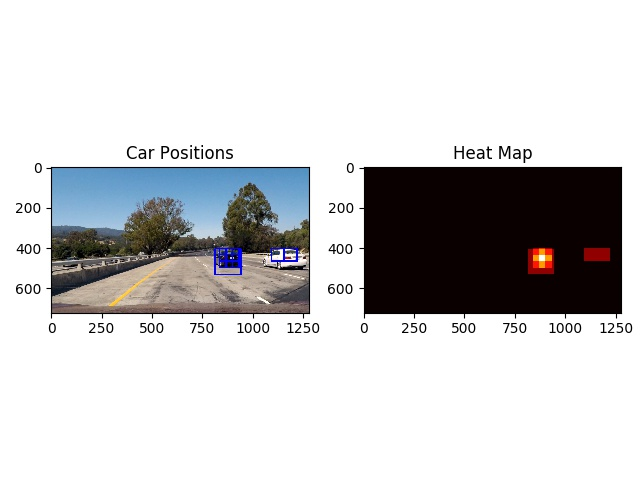

Write Python code to recreate this figure.
import matplotlib.image as mpimg
import matplotlib.pyplot as plt
import numpy as np
import pickle
import cv2
from scipy.ndimage.measurements import label
from windowManager import *

windowManager = WindowManager()
img = mpimg.imread('test_images/test3.jpg')
x_stop = img.shape[1]
x_start = 0
c64 = windowManager.slide_window(img,
                                 x_start_stop=[x_start ,  x_stop],
                                 y_start_stop=[400, 500], 
                                 xy_window=(64, 64),
                                 xy_overlap=(0.5, 0.5))

c96 = windowManager.slide_window(img,
                                 x_start_stop=[x_start ,  x_stop],
                                 y_start_stop=[300, 700], 
                                 xy_window=(150,100),
                                 xy_overlap=(0.5, 0.5))



c512 = windowManager.slide_window(img,
                                  x_start_stop=[x_start ,  x_stop],
                                  y_start_stop=[350,730], 
                                  xy_window=(200, 150),
                                  xy_overlap=(0, 0))



box_list =  c64 + c96 + c512

# Read in image similar to one shown above 

heat = np.zeros_like(img[:,:,0]).astype(np.float)

def add_heat(heatmap, bbox_list):
    # Iterate through list of bboxes
    for box in bbox_list:
        # Add += 1 for all pixels inside each bbox
        # Assuming each "box" takes the form ((x1, y1), (x2, y2))
        heatmap[box[0][1]:box[1][1], box[0][0]:box[1][0]] += 1

    # Return updated heatmap
    return heatmap# Iterate through list of bboxes
    
def apply_threshold(heatmap, threshold):
    # Zero out pixels below the threshold
    heatmap[heatmap <= threshold] = 0
    # Return thresholded map
    return heatmap

def draw_labeled_bboxes(img, labels):
    # Iterate through all detected cars
    for car_number in range(1, labels[1]+1):
        # Find pixels with each car_number label value
        nonzero = (labels[0] == car_number).nonzero()
        # Identify x and y values of those pixels
        nonzeroy = np.array(nonzero[0])
        nonzerox = np.array(nonzero[1])
        # Define a bounding box based on min/max x and y
        bbox = ((np.min(nonzerox), np.min(nonzeroy)), (np.max(nonzerox), np.max(nonzeroy)))
        # Draw the box on the image
        cv2.rectangle(img, bbox[0], bbox[1], (0,0,255), 6)
    # Return the image
    return img

# Add heat to each box in box list
heat = add_heat(heat,box_list)
    
# Apply threshold to help remove false positives
heat = apply_threshold(heat,1)

# Visualize the heatmap when displaying    
heatmap = np.clip(heat, 0, 255)

# Find final boxes from heatmap using label function
labels = label(heatmap)
draw_img = draw_labeled_bboxes(np.copy(img), labels)

fig = plt.figure()
plt.subplot(121)
plt.imshow(draw_img)
plt.title('Car Positions')
plt.subplot(122)
plt.imshow(heatmap, cmap='hot')
plt.title('Heat Map')
fig.tight_layout()
fig.savefig("heatmap.jpg")

                                                                                
